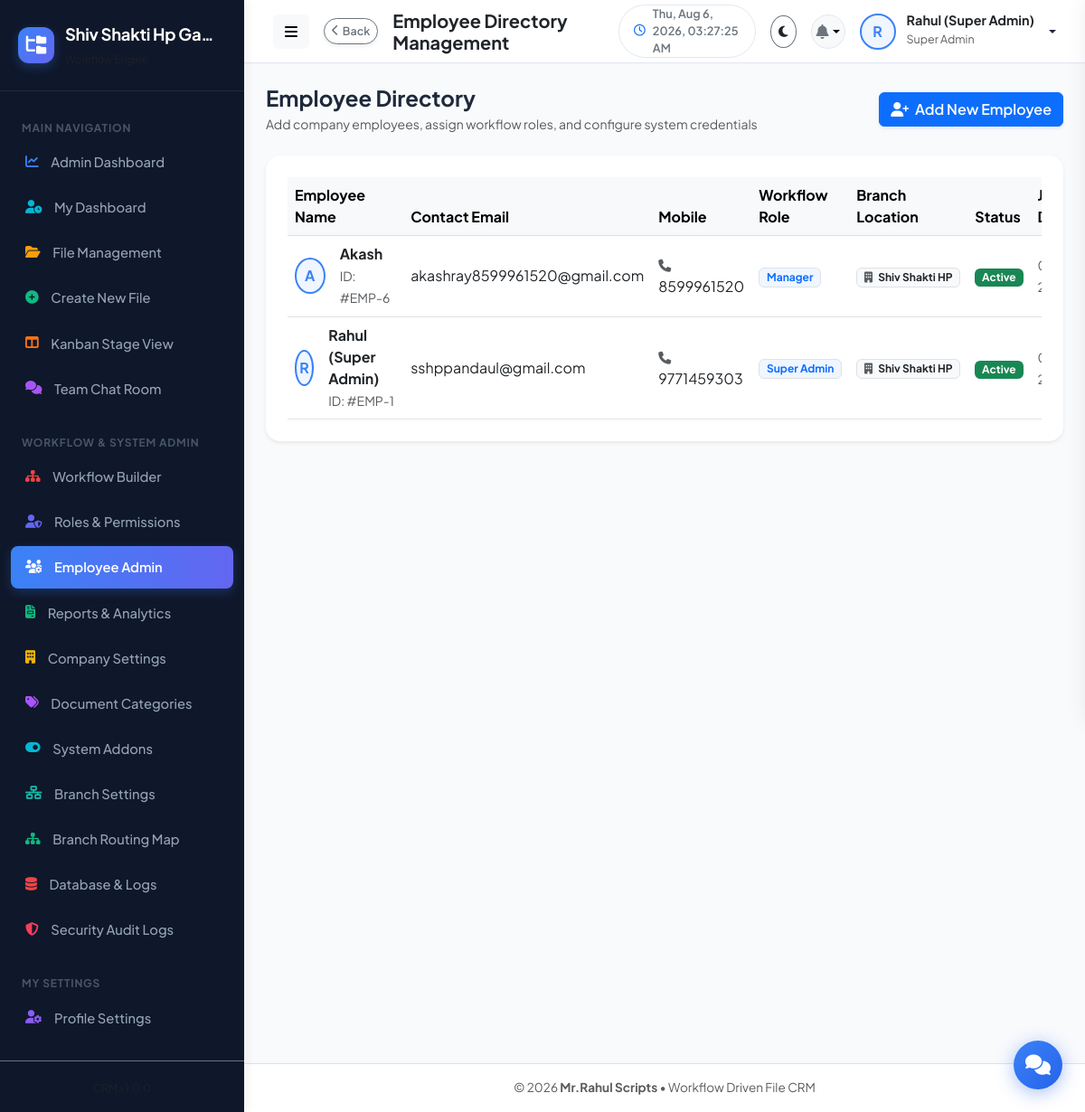
The page /admin/users.php (signed in) on the database its author committed.
### tables this page shows
CREATE TABLE company_settings (
              id INTEGER PRIMARY KEY AUTOINCREMENT,
              company_name TEXT NOT NULL,
              company_email TEXT,
              company_mobile TEXT,
              company_address TEXT,
              company_logo TEXT DEFAULT 'default-logo.png',
              updated_at DATETIME DEFAULT CURRENT_TIMESTAMP
            , custom_upload_path TEXT NULL);

CREATE TABLE users (
          id INTEGER PRIMARY KEY AUTOINCREMENT,
          name TEXT NOT NULL,
          email TEXT NOT NULL UNIQUE,
          mobile TEXT NOT NULL,
          password TEXT NOT NULL,
          role_id INTEGER NOT NULL,
          profile_photo TEXT DEFAULT 'default-avatar.png',
          status TEXT DEFAULT 'active',
          created_at DATETIME DEFAULT CURRENT_TIMESTAMP, last_activity TEXT DEFAULT '2026-08-04 00:00:00', branch_id INTEGER DEFAULT 1,
          FOREIGN KEY (role_id) REFERENCES roles(id)
        );

CREATE TABLE roles (
          id INTEGER PRIMARY KEY AUTOINCREMENT,
          role_name TEXT NOT NULL UNIQUE,
          role_key TEXT NOT NULL UNIQUE,
          description TEXT DEFAULT '',
          permissions TEXT NULL,
          created_at DATETIME DEFAULT CURRENT_TIMESTAMP
        );

CREATE TABLE branches (
              id INTEGER PRIMARY KEY AUTOINCREMENT,
              branch_name TEXT UNIQUE NOT NULL,
              branch_code TEXT UNIQUE NOT NULL,
              branch_city TEXT,
              created_at DATETIME DEFAULT CURRENT_TIMESTAMP
            );

### includes/auth.php (called while the page is built, shortened)
<?php
require_once __DIR__ . '/functions.php';
function getLoggedInUser(): ?array {
    if (isset($_SESSION['user_id'])) {
        return $_SESSION['user'] ?? null;
    }
    return null;
}
function hasPermission(string $permission): bool {
    $user = getLoggedInUser();
    if (($user['role_key'] ?? '') === 'super_admin') {
        return true;
    }
    $permissions = $user['permissions'] ?? [];
    return in_array('*', $permissions) || in_array($permission, $permissions);
}

### includes/functions.php (called while the page is built, shortened)
<?php
function isFeatureEnabled(string $featureKey): bool {
    try {
        $db = getDB();
        $stmt = $db->prepare("SELECT status FROM system_features WHERE feature_key = :key LIMIT 1");
        $stmt->execute(['key' => $featureKey]);
        $status = $stmt->fetchColumn();
        return $status === 'enabled';
    } catch (Exception $e) {
        return false;
    }
}

### admin/users.php (the view, shortened to what this page needs)
<?php
require_once __DIR__ . '/../includes/header.php';
$db = getDB();
$users = $db->query("
    SELECT u.*, r.role_name, b.branch_name
    FROM users u
    JOIN roles r ON u.role_id = r.id
    LEFT JOIN branches b ON u.branch_id = b.id
    ORDER BY u.id DESC
")->fetchAll();
?>
<div class="d-flex justify-content-between align-items-center mb-4">
  <div>
    <h4 class="fw-bold mb-1">Employee Directory</h4>
    <p class="text-muted small mb-0">Add company employees, assign workflow roles, and configure system credentials</p>
  </div>
  <button class="btn btn-primary fw-semibold shadow-sm" data-bs-toggle="modal" data-bs-target="#userModal" onclick="resetUserForm()">
    <i class="fas fa-user-plus me-1"></i> Add New Employee
  </button>
</div>
<div class="card border-0 shadow-sm p-4" style="border-radius: var(--radius-lg);">
  <div class="table-responsive">
    <table class="table table-hover align-middle mb-0">
      <thead class="table-light">
        <tr>
          <th>Employee Name</th>
          <th>Contact Email</th>
          <th>Mobile</th>
          <th>Workflow Role</th>
          <th>Branch Location</th>
          <th>Status</th>
          <th>Joined Date</th>
        </tr>
      </thead>
      <tbody>
        <?php foreach ($users as $u): ?>
          <tr>
            <td>
              <div class="d-flex align-items-center gap-3">
                <div class="avatar-circle">
                  <?= strtoupper(substr($u['name'], 0, 1)) ?>
                </div>
                <div>
                  <div class="fw-bold text-dark"><?= htmlspecialchars($u['name']) ?></div>
                  <small class="text-muted">ID: #EMP-<?= $u['id'] ?></small>
                </div>
              </div>
            </td>
            <td><a href="mailto:<?= htmlspecialchars($u['email']) ?>" class="text-decoration-none text-dark"><?= htmlspecialchars($u['email']) ?></a></td>
            <td><i class="fas fa-phone text-muted me-1 small"></i> <?= htmlspecialchars($u['mobile']) ?></td>
            <td><span class="badge bg-primary-soft text-primary border"><?= htmlspecialchars($u['role_name']) ?></span></td>
            <td><span class="badge bg-light text-dark border"><i class="fas fa-building text-muted me-1"></i> <?= htmlspecialchars($u['branch_name'] ?? 'Headquarters') ?></span></td>
            <td>
              <?php if ($u['status'] === 'active'): ?>
                <span class="badge bg-success text-white">Active</span>
              <?php else: ?>
                <span class="badge bg-secondary text-white">Inactive</span>
              <?php endif; ?>
            </td>
            <td><small class="text-muted"><?= date('d M Y', strtotime($u['created_at'])) ?></small></td>
          </tr>
        <?php endforeach; ?>
      </tbody>
    </table>
  </div>
</div>
<?php require_once __DIR__ . '/../includes/footer.php'; ?>

### includes/sidebar.php
<?php
$currentPage = basename($_SERVER['PHP_SELF']);
$user = getLoggedInUser();
$roleKey = $user['role_key'] ?? '';
$isAdmin = in_array($roleKey, ['super_admin', 'admin']);
$db = getDB();
$companyInfo = $db->query("SELECT * FROM company_settings LIMIT 1")->fetch() ?: [
    'company_name' => 'File CRM',
    'company_logo' => 'default-logo.png'
];
?>
<aside class="app-sidebar">
  <div class="sidebar-header">
    <?php if (!empty($companyInfo['company_logo']) && $companyInfo['company_logo'] !== 'default-logo.png' && file_exists(UPLOAD_DIR . $companyInfo['company_logo'])): ?>
      <img src="<?= APP_URL ?>/serve.php?file=<?= htmlspecialchars($companyInfo['company_logo']) ?>" class="img-fluid rounded border-0" style="max-height: 40px; max-width: 45px; object-fit: contain;">
    <?php else: ?>
      <div class="brand-icon">
        <i class="fas fa-folder-tree text-white"></i>
      </div>
    <?php endif; ?>
    <div class="brand-details">
      <div class="brand-text text-truncate" style="max-width: 170px;" title="<?= htmlspecialchars($companyInfo['company_name']) ?>">
        <?= htmlspecialchars($companyInfo['company_name']) ?>
      </div>
      <small class="text-muted brand-subtext" style="font-size: 0.72rem;">Workflow Engine</small>
    </div>
  </div>
  <div class="sidebar-menu">
    <div class="menu-category">Main Navigation</div>
    <?php if ($isAdmin): ?>
      <a href="<?= APP_URL ?>/admin/dashboard.php" title="Admin Dashboard" class="nav-item-custom <?= $currentPage === 'dashboard.php' && str_contains($_SERVER['PHP_SELF'], 'admin') ? 'active' : '' ?>">
        <i class="fas fa-chart-line sidebar-icon-blue"></i> <span>Admin Dashboard</span>
      </a>
    <?php endif; ?>
    <a href="<?= APP_URL ?>/employee/dashboard.php" title="My Dashboard" class="nav-item-custom <?= $currentPage === 'dashboard.php' && str_contains($_SERVER['PHP_SELF'], 'employee') ? 'active' : '' ?>">
      <i class="fas fa-user-clock sidebar-icon-cyan"></i> <span>My Dashboard</span>
    </a>
    <a href="<?= APP_URL ?>/employee/my-files.php" title="File Management" class="nav-item-custom <?= $currentPage === 'my-files.php' ? 'active' : '' ?>">
      <i class="fas fa-folder-open sidebar-icon-amber"></i> <span>File Management</span>
    </a>
    <?php if (hasPermission('create_file')): ?>
      <a href="<?= APP_URL ?>/employee/create-file.php" title="Create New File" class="nav-item-custom <?= $currentPage === 'create-file.php' ? 'active' : '' ?>">
        <i class="fas fa-plus-circle sidebar-icon-green"></i> <span>Create New File</span>
      </a>
    <?php endif; ?>
    <?php if (isFeatureEnabled('auto_assignment')): ?>
      <a href="<?= APP_URL ?>/employee/kanban.php" title="Kanban Stage View" class="nav-item-custom <?= $currentPage === 'kanban.php' ? 'active' : '' ?>">
        <i class="fas fa-columns sidebar-icon-orange"></i> <span>Kanban Stage View</span>
      </a>
    <?php endif; ?>
    <?php if (isFeatureEnabled('in_app_chat')): ?>
      <a href="<?= APP_URL ?>/employee/chat.php" title="Team Chat Room" class="nav-item-custom <?= $currentPage === 'chat.php' ? 'active' : '' ?>">
        <i class="fas fa-comments sidebar-icon-purple"></i> <span>Team Chat Room</span>
      </a>
    <?php endif; ?>
    <?php if ($isAdmin): ?>
      <div class="menu-category mt-3">Workflow & System Admin</div>
      <a href="<?= APP_URL ?>/admin/workflow-builder.php" title="Workflow Builder" class="nav-item-custom <?= $currentPage === 'workflow-builder.php' ? 'active' : '' ?>">
        <i class="fas fa-sitemap sidebar-icon-red"></i> <span>Workflow Builder</span>
      </a>
      <a href="<?= APP_URL ?>/admin/roles.php" title="Roles & Permissions" class="nav-item-custom <?= $currentPage === 'roles.php' ? 'active' : '' ?>">
        <i class="fas fa-user-shield sidebar-icon-indigo"></i> <span>Roles & Permissions</span>
      </a>
      <a href="<?= APP_URL ?>/admin/users.php" title="Employee Admin" class="nav-item-custom <?= $currentPage === 'users.php' ? 'active' : '' ?>">
        <i class="fas fa-users-cog sidebar-icon-rose"></i> <span>Employee Admin</span>
      </a>
      <a href="<?= APP_URL ?>/admin/reports.php" title="Reports & Analytics" class="nav-item-custom <?= $currentPage === 'reports.php' ? 'active' : '' ?>">
        <i class="fas fa-file-invoice sidebar-icon-emerald"></i> <span>Reports & Analytics</span>
      </a>
      <a href="<?= APP_URL ?>/admin/company-profile.php" title="Company Settings" class="nav-item-custom <?= $currentPage === 'company-profile.php' ? 'active' : '' ?>">
        <i class="fas fa-building sidebar-icon-yellow"></i> <span>Company Settings</span>
      </a>
      <a href="<?= APP_URL ?>/admin/document-types.php" title="Document Categories" class="nav-item-custom <?= $currentPage === 'document-types.php' ? 'active' : '' ?>">
        <i class="fas fa-tags sidebar-icon-purple" style="color: #a855f7;"></i> <span>Document Categories</span>
      </a>
      <a href="<?= APP_URL ?>/admin/features.php" title="System Features" class="nav-item-custom <?= $currentPage === 'features.php' ? 'active' : '' ?>">
        <i class="fas fa-toggle-on sidebar-icon-cyan"></i> <span>System Addons</span>
      </a>
      <?php if (isFeatureEnabled('multi_branch')): ?>
        <a href="<?= APP_URL ?>/admin/branches.php" title="Branch Settings" class="nav-item-custom <?= $currentPage === 'branches.php' ? 'active' : '' ?>">
          <i class="fas fa-network-wired sidebar-icon-teal"></i> <span>Branch Settings</span>
        </a>
      <?php endif; ?>
      <a href="<?= APP_URL ?>/admin/branch-workflow.php" title="Branch Routing Map" class="nav-item-custom <?= $currentPage === 'branch-workflow.php' ? 'active' : '' ?>">
        <i class="fas fa-sitemap sidebar-icon-emerald"></i> <span>Branch Routing Map</span>
      </a>
      <a href="<?= APP_URL ?>/admin/database.php" title="Database & Logs" class="nav-item-custom <?= $currentPage === 'database.php' ? 'active' : '' ?>">
        <i class="fas fa-database sidebar-icon-red"></i> <span>Database & Logs</span>
      </a>
      <a href="<?= APP_URL ?>/admin/security-audit.php" title="Security Audit Logs" class="nav-item-custom <?= $currentPage === 'security-audit.php' ? 'active' : '' ?>">
        <i class="fas fa-shield-alt sidebar-icon-rose"></i> <span>Security Audit Logs</span>
      </a>
    <?php endif; ?>
    <div class="menu-category mt-3">My Settings</div>
    <a href="<?= APP_URL ?>/employee/profile.php" title="Profile Settings" class="nav-item-custom <?= $currentPage === 'profile.php' ? 'active' : '' ?>">
      <i class="fas fa-user-cog sidebar-icon-violet"></i> <span>Profile Settings</span>
    </a>
  </div>
  <div class="p-3 border-top border-secondary border-opacity-20 text-center sidebar-footer-div">
    <small class="text-muted" style="font-size: 0.75rem;">CRM v<?= APP_VERSION ?></small>
  </div>
</aside>

### assets/css/style.css (style rules this page uses)
:root { --primary-color: #3b82f6; --primary-hover: #2563eb; --primary-light: #eff6ff; --secondary-color: #64748b; --accent-color: #6366f1; --success-color: #10b981; --warning-color: #f59e0b; --danger-color: #ef4444; --info-color: #06b6d4; --bg-main: #f8fafc; --bg-card: #ffffff; --bg-sidebar: #0f172a; --sidebar-text: #94a3b8; --sidebar-active: #ffffff; --sidebar-hover: #1e293b; --text-main: #1e293b; --text-muted: #64748b; --border-color: #e2e8f0; --card-shadow: 0 4px 6px -1px rgba(0, 0, 0, 0.05), 0 2px 4px -1px rgba(0, 0, 0, 0.03); --card-shadow-hover: 0 20px 25px -5px rgba(0, 0, 0, 0.08), 0 10px 10px -5px rgba(0, 0, 0, 0.04); --font-family: 'Plus Jakarta Sans', -apple-system, BlinkMacSystemFont, "Segoe UI", Roboto, sans-serif; --radius-sm: 8px; --radius-md: 12px; --radius-lg: 16px; --transition: all 0.25s cubic-bezier(0.4, 0, 0.2, 1); }
* { box-sizing: border-box; margin: 0; padding: 0; }
body { font-family: var(--font-family); background-color: var(--bg-main); color: var(--text-main); min-height: 100vh; overflow-x: hidden; }
.app-sidebar { width: 270px; background-color: var(--bg-sidebar); color: var(--sidebar-text); display: flex; flex-direction: column; transition: var(--transition); z-index: 1040; box-shadow: 4px 0 10px rgba(0, 0, 0, 0.05); }
.sidebar-header { padding: 1.5rem 1.25rem; display: flex; align-items: center; gap: 0.75rem; border-bottom: 1px solid rgba(255, 255, 255, 0.08); }
.brand-icon { width: 40px; height: 40px; background: linear-gradient(135deg, var(--primary-color), var(--accent-color)); color: #ffffff; border-radius: var(--radius-md); display: flex; align-items: center; justify-content: center; font-size: 1.25rem; font-weight: 700; box-shadow: 0 4px 12px rgba(59, 130, 246, 0.3); }
.brand-text { font-size: 1.15rem; font-weight: 700; color: #ffffff; letter-spacing: -0.3px; }
.sidebar-menu { padding: 1.25rem 0.75rem; flex: 1; overflow-y: auto; }
.menu-category { font-size: 0.75rem; font-weight: 700; text-transform: uppercase; letter-spacing: 0.8px; color: #475569; padding: 0.75rem 0.75rem 0.35rem 0.75rem; }
.nav-item-custom { display: flex; align-items: center; gap: 0.85rem; padding: 0.75rem 1rem; color: var(--sidebar-text); text-decoration: none; border-radius: var(--radius-sm); font-size: 0.92rem; font-weight: 500; transition: var(--transition); margin-bottom: 0.25rem; }
.nav-item-custom.active { background: linear-gradient(90deg, var(--primary-color), var(--accent-color)); color: #ffffff; font-weight: 600; box-shadow: 0 4px 12px rgba(59, 130, 246, 0.25); }
.avatar-circle { width: 40px; height: 40px; border-radius: 50%; background: var(--primary-light); color: var(--primary-color); font-weight: 700; display: flex; align-items: center; justify-content: center; border: 2px solid var(--primary-color); }
.bg-primary-soft { background: #eff6ff; color: #3b82f6; }
@media (min-width: 769px) { .app-sidebar { width: 270px; flex-shrink: 0; transition: width 0.25s cubic-bezier(0.4, 0, 0.2, 1); } }
.sidebar-icon-blue { color: #3b82f6 !important; }
.sidebar-icon-cyan { color: #06b6d4 !important; }
.sidebar-icon-amber { color: #f59e0b !important; }
.sidebar-icon-green { color: #10b981 !important; }
.sidebar-icon-orange { color: #f97316 !important; }
.sidebar-icon-purple { color: #a855f7 !important; }
.sidebar-icon-red { color: #ef4444 !important; }
.sidebar-icon-indigo { color: #6366f1 !important; }
.sidebar-icon-rose { color: #f43f5e !important; }
.sidebar-icon-emerald { color: #10b981 !important; }
.sidebar-icon-yellow { color: #eab308 !important; }
.sidebar-icon-teal { color: #14b8a6 !important; }
.sidebar-icon-violet { color: #8b5cf6 !important; }
.nav-item-custom.active i { color: #ffffff !important; }

### rows shown on the page
company_settings: company_name "Shiv Shakti Hp Ga…"
users: name "A", name "Akash", id "6", email "akashray8599961520@gmail.com", mobile "8599961520", role.role_name "Manager", branch.branch_name "Shiv Shakti HP", status "Active"
users: name "R", name "Rahul (Super Admin)", id "1", email "sshppandaul@gmail.com", mobile "9771459303", role.role_name "Super Admin", branch.branch_name "Shiv Shakti HP", status "Active"

### other values the page prints
$pageTitle "Employee Directory Management"
substr($currentUser['name'] ?? 'U', 0, 1) "R"
$currentUser['name'] "Rahul (Super Admin)"
$currentUser['role_name'] "Super Admin"
